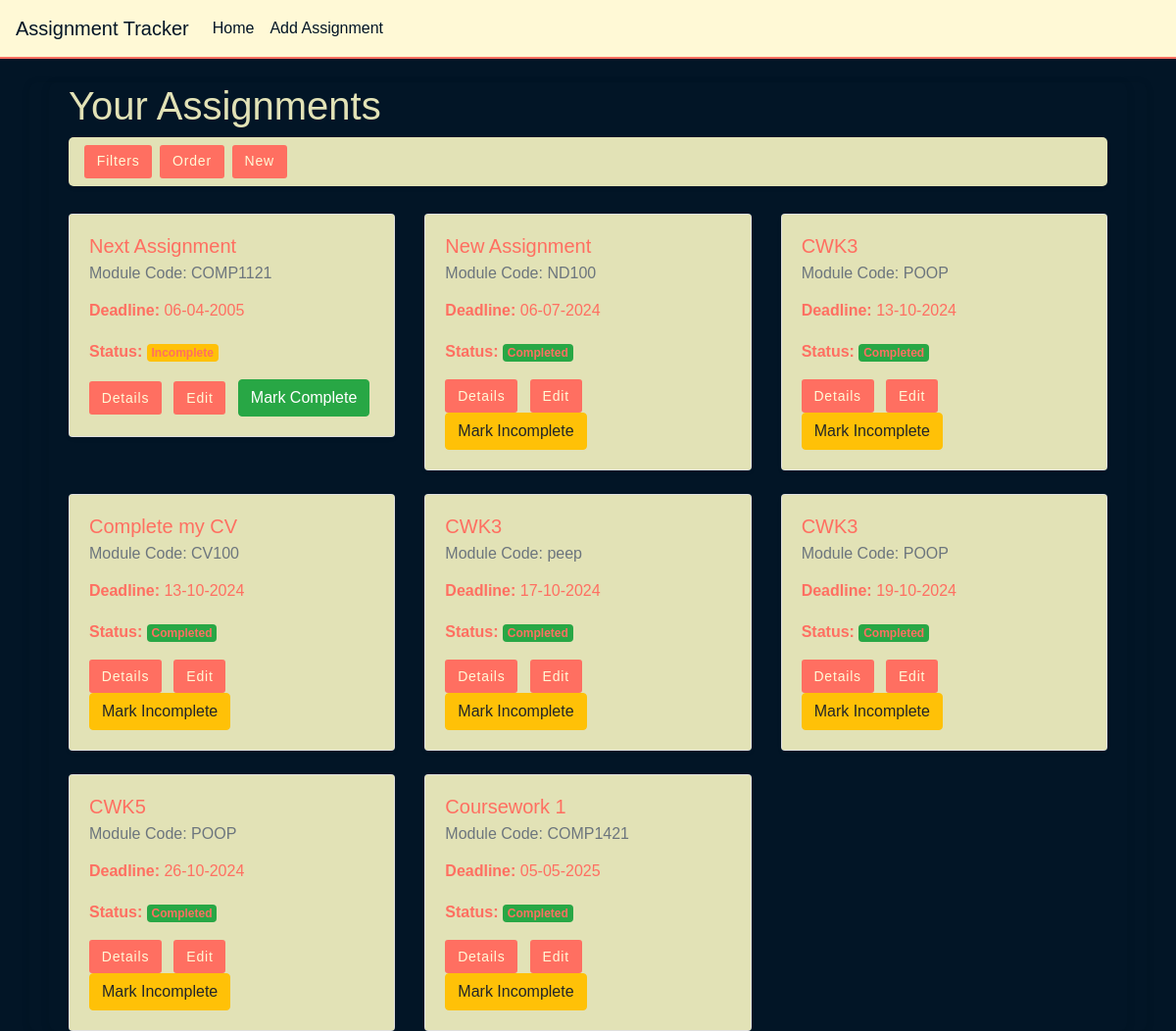
Before: / with the older database file.
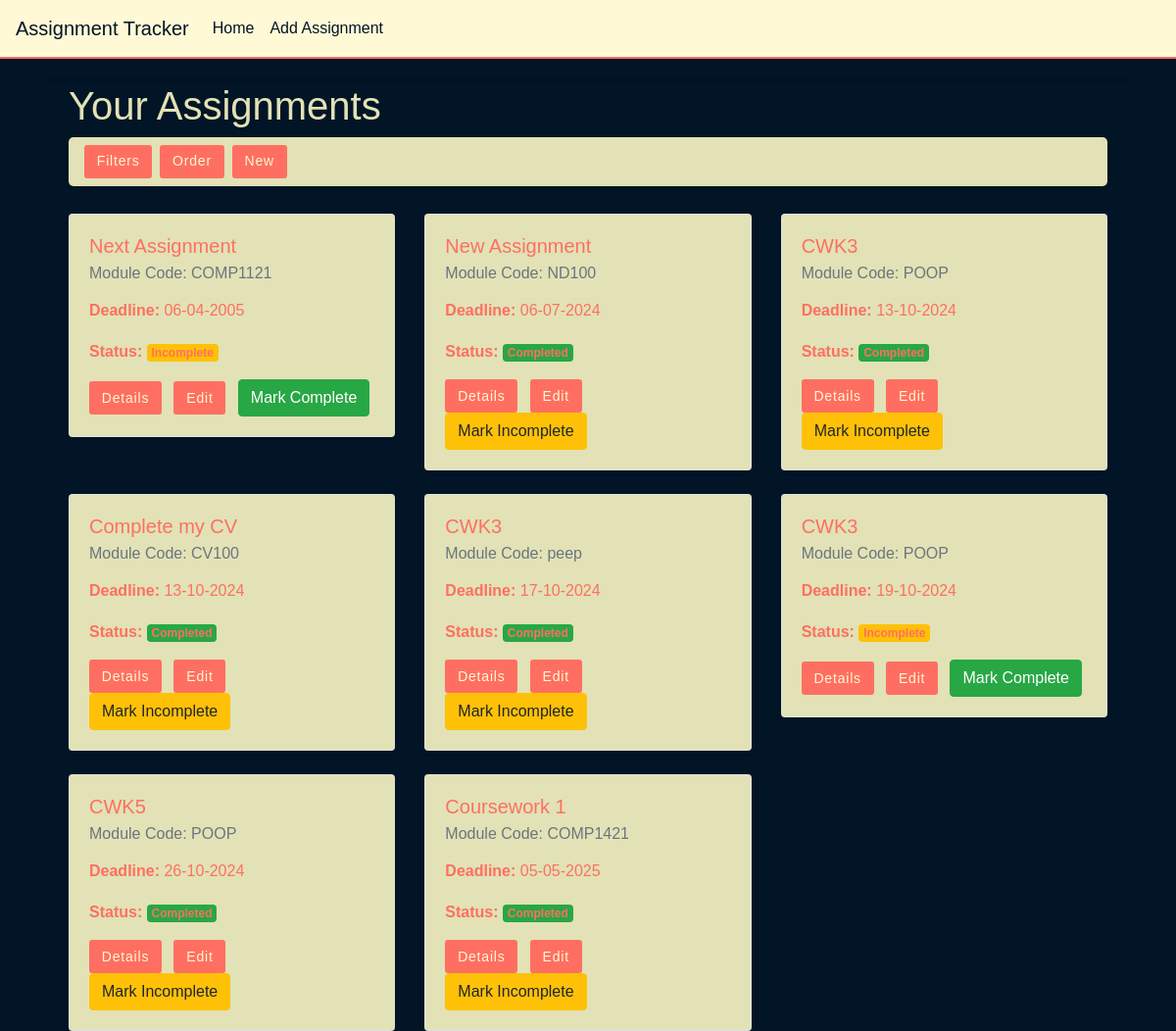
After: the same page with the newer database file.
### app/models.py (models this page shows, shortened)
class Assignment(db.Model):
    id = db.Column(db.Integer, primary_key=True)
    title = db.Column(db.String(100), nullable=False)  # Assessment title
    module_code = db.Column(db.String(20), nullable=False)  # Module code
    deadline = db.Column(db.DateTime, nullable=False)  # Deadline date
    description = db.Column(db.Text, nullable=True)  # Short description
    is_completed = db.Column(db.Boolean, default=False)  # Completion status
    date_created = db.Column(db.DateTime, default=datetime.utcnow)  # Timestamp for when the assignment was added

### app/views.py (the view)
@app.route('/')
def index():
    assignments = Assignment.query.all()
    csrf_token = generate_csrf()
    return render_template("homePage.html", assignments=assignments, csrf_token=csrf_token)

### app/templates/homePage.html (shortened to what this page needs)
{% extends "base.html" %}
{% block head%}
<link rel="stylesheet" href="../static/homeStyles.css">
{% endblock %}
{% block content %}
<div class="container mt-0">
    <h1 class="">Your Assignments</h1>
    <div class="button-navbar d-flex mb-1">
        <button id="toggle-filters" class="btn btn-primary me-2">Filters</button>
        <button id="order-by" class="btn btn-primary me-2">Order</button>
        <a href="/add-assignment" class="btn btn-primary">New</a>
    </div>
    <div class="row">
        {% for assignment in assignments %}
        <div class="col-md-4 assignment-card" data-status="{{ 'completed' if assignment.is_completed else 'incomplete' }}" data-module-code="{{ assignment.module_code }}" data-title="{{ assignment.title | lower }}">
            <div class="card mt-4 shadow-sm">
                <div class="card-body">
                    <h5 class="card-title">{{ assignment.title }}</h5>
                    <h6 class="card-subtitle mb-2 text-muted">Module Code: {{ assignment.module_code }}</h6>
                    <p class="card-text">
                        <p class="dateP" data-deadline="{{assignment.deadline.strftime('%d-%m-%Y')}}"><strong>Deadline:</strong> {{ assignment.deadline.strftime('%d-%m-%Y') }}</p>
                        <strong>Status:</strong>
                        {% if assignment.is_completed %}
                            <span class="badge bg-success">Completed</span>
                        {% else %}
                            <span class="badge bg-warning">Incomplete</span>
                        {% endif %}
                    </p>
                    <a href="/view-assignment/{{ assignment.id }}" class="btn btn-info">Details</a>
                    <a href="/edit-assignment/{{ assignment.id }}" class="btn btn-primary">Edit</a>
                    <form action="{{ url_for('toggle_complete', assignment_id=assignment.id) }}" method="POST" style="display:inline;">
                        {% if assignment.is_completed %}
                            <button type="submit" class="btn btn-warning">Mark Incomplete</button>
                        {% else %}
                            <button type="submit" class="btn btn-success">Mark Complete</button>
                        {% endif %}
                    </form>
                </div>
            </div>
        </div>
        {% else %}
        <p>No assignments available yet!</p>
        {% endfor %}
    </div>
</div>
{% endblock %}

### app/templates/base.html (shortened to what this page needs)
<!DOCTYPE html>
<html lang="en">
<head>
    {% block head %}
    {% endblock%}
    <link href="https://stackpath.bootstrapcdn.com/bootstrap/4.5.2/css/bootstrap.min.css" rel="stylesheet">
    <link rel="stylesheet" href="../static/baseStyles.css">
</head>
<body>
    <nav class="navbar navbar-expand-lg">
        <a class="navbar-brand" href="/">Assignment Tracker</a>
        <div class="collapse navbar-collapse" id="navbarNav">
            <ul class="navbar-nav">
                <li class="nav-item">
                    <a class="nav-link" href="/">Home</a>
                </li>
                <li class="nav-item">
                    <a class="nav-link" href="/add-assignment">Add Assignment</a>
                </li>
            </ul>
        </div>
    </nav>
    <div class="container mt-4">
        {% block content %}
        {% endblock %}
    </div>
</body>
</html>

### app/static/homeStyles.css (style rules this page uses)
body { font-family: Arial, sans-serif; background-color: #FFF9D6; color: #D5D5D5; line-height: 1.6; }
.button-navbar { display: flex; justify-content: flex-start; align-items: center; background-color: #E2E2B6; padding: 0.5rem 1rem; border-radius: 5px; box-shadow: 0 2px 4px #0000001a; }
#toggle-filters, #order-by, a.btn { background-color: #FF6F61; border: none; color: #FFF9D6; padding: 0.4rem 0.8rem; font-size: 0.875rem; letter-spacing: 0.05rem; border-radius: 3px; margin-right: 0.5rem; transition: background-color 0.3s ease; }
.button-navbar a.btn:last-child { margin-right: 0; }
.card { background-color: #E2E2B6; color: #D5D5D5; border: 0; box-shadow: none; }
.card-body { background-color: #E2E2B6; border: 0 solid #FF6F61; padding: 0; margin: 0; color: #FF6F61; }
.card-title { color: #FF6F61; }
.badge.bg-success { background-color: #4CAF50; }
.badge.bg-warning { background-color: #FF9800; }

### app/static/baseStyles.css (style rules this page uses)
body { font-family: Arial, sans-serif; background-color: #021526; color: #E2E2B6; line-height: 1.6; }
.navbar { background-color: #FFF9D6; border-bottom: 2px solid #FF6F61; }
.navbar a { color: #021526; }
.me-2 { padding-right: 5px; }
.container { padding-left: 20px; padding-right: 20px; background-color: #021526; border-radius: 0.5rem; box-shadow: 0 2px 10px rgba(0, 0, 0, 0.1); }
.btn-primary { background-color: #FF6F61; border: none; }

Changed rows visible on the page:
changed Assignment (number 6 of 8 on the later page): is_completed "Completed Mark Incomplete" → "Incomplete Mark Complete"
